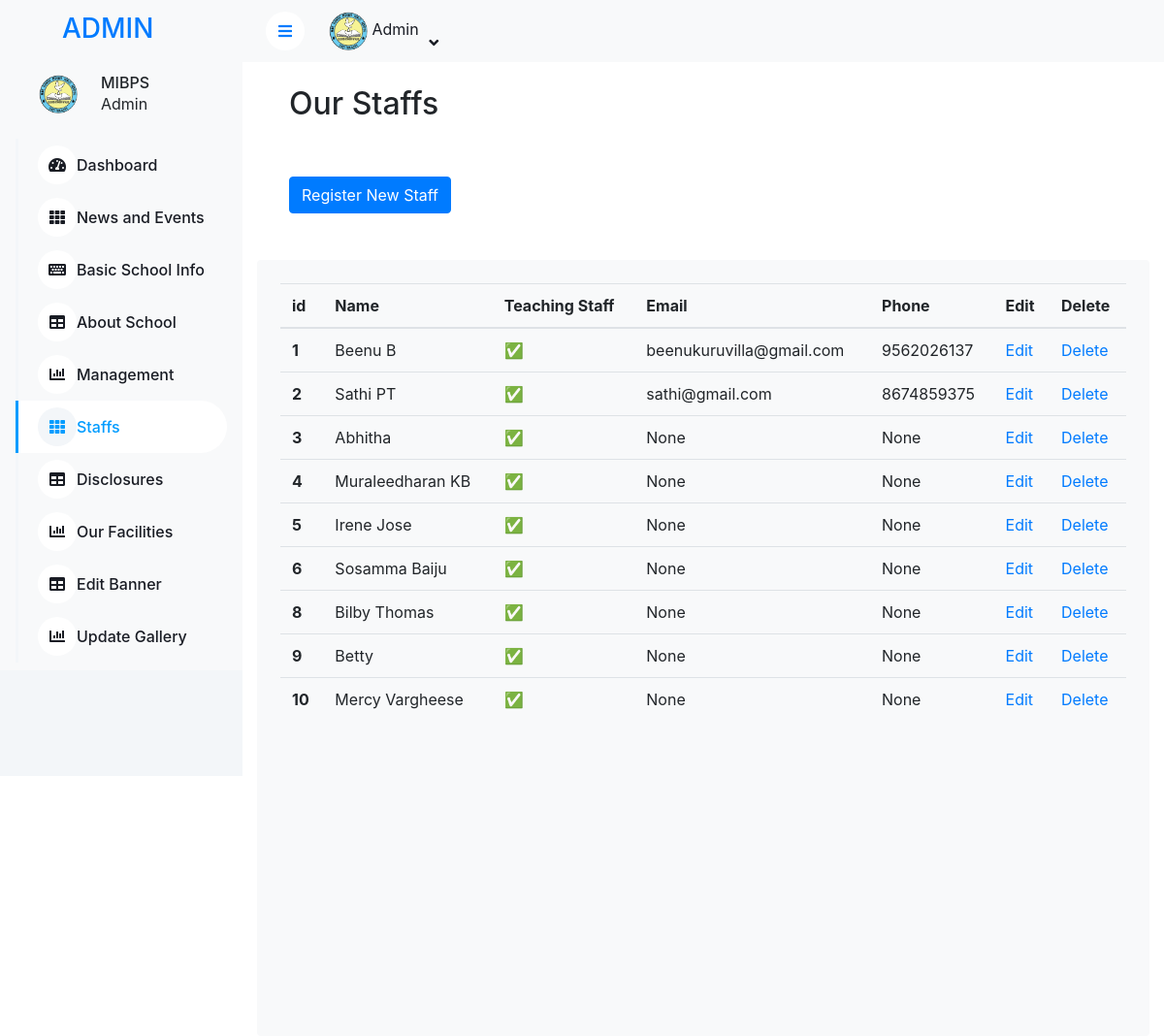
The app's page /staffs_list/ (signed in) with its own data.
### Home/models.py (models this page shows, shortened)
class SchoolInfo(models.Model):
    name = models.CharField(max_length=200)
    logo = models.ImageField(upload_to='school_logos/', blank=True, null=True)
    email = models.EmailField(max_length=254, blank=True, null=True)
    total_students = models.PositiveIntegerField(blank=True, null=True)
    total_transportation_vehicles = models.PositiveIntegerField(blank=True, null=True)
    total_classrooms = models.PositiveIntegerField(blank=True, null=True)
    phone = models.CharField(max_length=100, blank=True, null=True)
    address_line1 = models.CharField(max_length=255, blank=True, null=True)
    address_line2 = models.CharField(max_length=255, blank=True, null=True)
    facebook_link = models.URLField(max_length=200, blank=True, null=True)
    youtube_link = models.URLField(max_length=200, blank=True, null=True)
    instagram_link = models.URLField(max_length=200, blank=True, null=True)

class Staff(models.Model):
    name = models.CharField(max_length=100)
    image = models.ImageField(upload_to='teacher_images/',blank=True,null=True)
    teaching_staff = models.BooleanField(default=True)
    email = models.EmailField(max_length=254, blank=True, null=True)
    phone = models.CharField(max_length=100, blank=True, null=True)
    address_line1 = models.CharField(max_length=255, blank=True, null=True)
    address_line2 = models.CharField(max_length=255, blank=True, null=True)

### Home/views.py (the view)
# urls.py: path('staffs_list/',views.staffs_list,name="staffs_list"),
@login_required
def staffs_list(request):
    staffs = Staff.objects.all()
    return render(request, 'admin1/staffs_list.html', {'staffs': staffs})

### Home/context_processors.py (called while the page is built)
def school_info(request):
    school_info = SchoolInfo.objects.first()  # Assuming there's only one entry
    return {'school_info': school_info}

### templates/admin1/staffs_list.html (shortened to what this page needs)
{% extends "admin1/admin_base.html" %}
{% block content %}
<!DOCTYPE html>
<html lang="en">
<head>
</head>
<body>
    <br>
    <h2 class="mx-5">Our Staffs</h2>
    <a href="{% url 'add_staffs' %}"><button class="btn btn-primary mx-5 my-5">Register New Staff</button> </a>
    <div class="col-12">
        <div class="bg-light rounded h-100 p-4">
            <div class="table-responsive">
                <table class="table">
                    <thead>
                        <tr>
                            <th scope="col">id</th>
                            <th scope="col">Name</th>
                            <th scope="col">Teaching Staff</th>
                            <th scope="col">Email</th>
                            <th scope="col">Phone</th>
                            <th scope="col">Edit</th>
                            <th scope="col">Delete</th>
                        </tr>
                    </thead>
                    <tbody>
                        {% for item in staffs %}
                        <tr>
                            <th scope="row">{{item.id}}</th>
                            <td>{{item.name}}</td>
                            <td>{% if item.teaching_staff %}
                                &#x2705;
                            {% else %}
                                &#x274C;
                            {% endif %}</td>
                            <td>{{item.email}}</td>
                            <td>{{ item.phone }}</td>
                            <td>
                                <a href="{% url 'edit_staffs' item.pk %}">Edit</a>
                            </td>
                            <td>
                                <a href="{% url 'delete_staffs' item.pk %}">Delete</a>
                            </td>
                        </tr>
                        {% endfor %}
                    </tbody>
                </table>
            </div>
        </div>
    </div>
</body>
</html>
{% endblock content %}

### templates/admin1/admin_base.html (shortened to what this page needs)
{% load static %}
<head>
    <link href="https://cdnjs.cloudflare.com/ajax/libs/font-awesome/5.10.0/css/all.min.css" rel="stylesheet">
    <link href="https://cdn.jsdelivr.net/npm/bootstrap-icons@1.4.1/font/bootstrap-icons.css" rel="stylesheet">
    <link href="{% static 'lib/owlcarousel/assets/owl.carousel.min.css' %}" rel="stylesheet">
    <link href="{% static 'lib/tempusdominus/css/tempusdominus-bootstrap-4.min.css' %}" rel="stylesheet" />
    <link href="{% static 'css/bootstrap.min.css' %}" rel="stylesheet">
    <link href="{% static 'css/admin/style.css' %}" rel="stylesheet">
</head>
<div class="sidebar pe-4 pb-3">
    <nav class="navbar bg-light navbar-light">
        <a href="index.html" class="navbar-brand mx-4 mb-3">
            <h3 class="text-primary mx-4">ADMIN</h3>
        </a>
        <div class="d-flex align-items-center ms-4 mb-4">
            <div class="position-relative mx-4">
                <img class="rounded-circle" src="{{school_info.logo.url}}" alt="" style="width: 40px; height: 40px;">
            </div>
            <div class="ms-3">
                <h6 class="mb-0">MIBPS</h6>
                <span>Admin</span>
            </div>
        </div>
        <div class="navbar-nav w-100">
            <a href="{% url 'view' %}" class="nav-item nav-link {% if request.path == '/view/' %}active{% endif %}">
                <i class="fa fa-tachometer-alt me-2"></i>Dashboard
            </a>
            <a href="{% url 'news_list' %}" class="nav-item nav-link {% if request.path == '/news/' %}active{% endif %}">
                <i class="fa fa-th me-2"></i>News and Events
            </a>
            <a href="{% url 'school_info' %}" class="nav-item nav-link {% if request.path == '/school_info/' %}active{% endif %}">
                <i class="fa fa-keyboard me-2"></i>Basic School Info
            </a>
            <a href="{% url 'about_school' %}" class="nav-item nav-link {% if request.path == '/admin1/about_school/' %}active{% endif %}">
                <i class="fa fa-table me-2"></i>About School
            </a>
            <a href="{% url 'edit_management' %}" class="nav-item nav-link {% if request.path == '/admin1/edit_management/' %}active{% endif %}">
                <i class="fa fa-chart-bar me-2"></i>Management
            </a>
            <a href="{% url 'staffs_list' %}" class="nav-item nav-link {% if request.path == '/staffs_list/' %}active{% endif %}">
                <i class="fa fa-th me-2"></i>Staffs
            </a>
            <a href="{% url 'mandatory_disclosure_update' %}" class="nav-item nav-link {% if request.path == '/mandatory_disclosure_update/' %}active{% endif %}">
                <i class="fa fa-table me-2"></i>Disclosures
            </a>
            <a href="{% url 'facility_list' %}" class="nav-item nav-link {% if request.path == '/facility_list/' %}active{% endif %}">
                <i class="fa fa-chart-bar me-2"></i>Our Facilities
            </a>
            <a href="{% url 'edit_banner' %}" class="nav-item nav-link {% if request.path == '/edit_banner/' %}active{% endif %}">
                <i class="fa fa-table me-2"></i>Edit Banner
            </a>
            <a href="{% url 'update_gallery' %}" class="nav-item nav-link {% if request.path == '/update_gallery/' %}active{% endif %}">
                <i class="fa fa-chart-bar me-2"></i>Update Gallery
            </a>
        </div>
    </nav>
</div>
<div class="content">
    <nav class="navbar navbar-expand bg-light navbar-light sticky-top px-4 py-0">
        <a href="#" class="sidebar-toggler flex-shrink-0">
            <i class="fa fa-bars"></i>
        </a>
        <div class="navbar-nav align-items-center ms-auto">
            <div class="nav-item dropdown">
                <a href="#" class="nav-link dropdown-toggle" data-bs-toggle="dropdown">
                    <img class="rounded-circle me-lg-2" src="{{school_info.logo.url}}" alt="" style="width: 40px; height: 40px;">
                    <span class="d-none d-lg-inline-flex">Admin</span>
                </a>
            </div>
        </div>
    </nav>
    {% block content %}{% endblock content %}
</div>

### static/css/admin/style.css (style rules this page uses)
:root { --primary: #009CFF; --light: #F3F6F9; --dark: #191C24; }
.btn { transition: .5s; }
.btn.btn-primary { color: #FFFFFF; }
.sidebar { position: fixed; top: 0; left: 0; bottom: 0; width: 250px; height: 100vh; overflow-y: auto; background: var(--light); transition: 0.5s; z-index: 999; }
.content { margin-left: 250px; min-height: 100vh; background: #FFFFFF; transition: 0.5s; }
@media (min-width: 992px) { .sidebar { margin-left: 0; } }
@media (min-width: 992px) { .content { width: calc(100% - 250px); } }
.sidebar .navbar .navbar-nav .nav-link { padding: 7px 20px; color: var(--dark); font-weight: 500; border-left: 3px solid var(--light); border-radius: 0 30px 30px 0; outline: none; }
.sidebar .navbar .navbar-nav .nav-link:hover, .sidebar .navbar .navbar-nav .nav-link.active { color: var(--primary); background: #FFFFFF; border-color: var(--primary); }
.sidebar .navbar .navbar-nav .nav-link i { width: 40px; height: 40px; display: inline-flex; align-items: center; justify-content: center; background: #FFFFFF; border-radius: 40px; }
.sidebar .navbar .navbar-nav .nav-link:hover i, .sidebar .navbar .navbar-nav .nav-link.active i { background: var(--light); }
.content .navbar .navbar-nav .nav-link { margin-left: 25px; padding: 12px 0; color: var(--dark); outline: none; }
.content .navbar .sidebar-toggler, .content .navbar .navbar-nav .nav-link i { width: 40px; height: 40px; display: inline-flex; align-items: center; justify-content: center; background: #FFFFFF; border-radius: 40px; }
.content .navbar .dropdown-toggle::after { margin-left: 6px; vertical-align: middle; border: none; content: "\f107"; font-family: "Font Awesome 5 Free"; font-weight: 900; transition: .5s; }

### records on screen
SchoolInfo: logo (picture)
Staff: id "1", name "Beenu B", email "beenukuruvilla@gmail.com", phone "9562026137"
Staff: id "2", name "Sathi PT", email "sathi@gmail.com", phone "8674859375"
Staff: id "3", name "Abhitha", email "None", phone "None"
Staff: id "4", name "Muraleedharan KB", email "None", phone "None"
Staff: id "5", name "Irene Jose", email "None", phone "None"
Staff: id "6", name "Sosamma Baiju", email "None", phone "None"
Staff: id "8", name "Bilby Thomas", email "None", phone "None"
Staff: id "9", name "Betty", email "None", phone "None"
Staff: id "10", name "Mercy Vargheese", email "None", phone "None"
